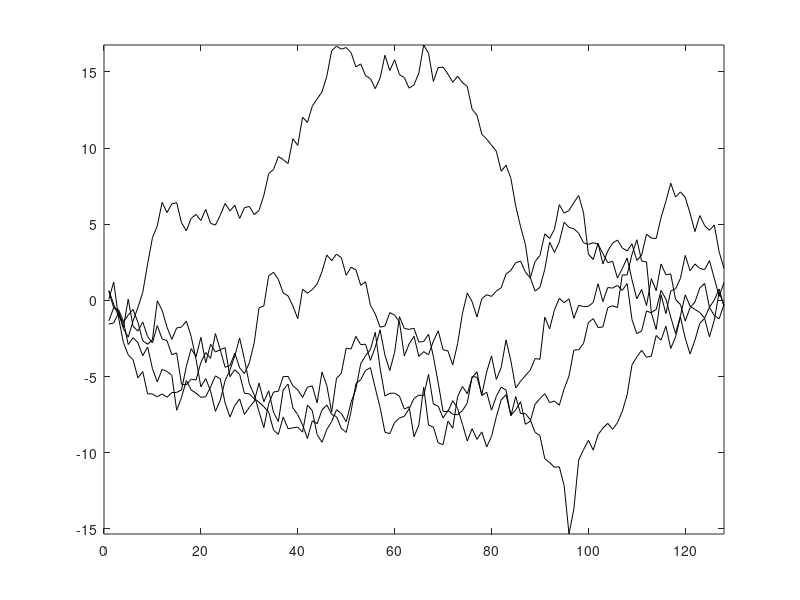
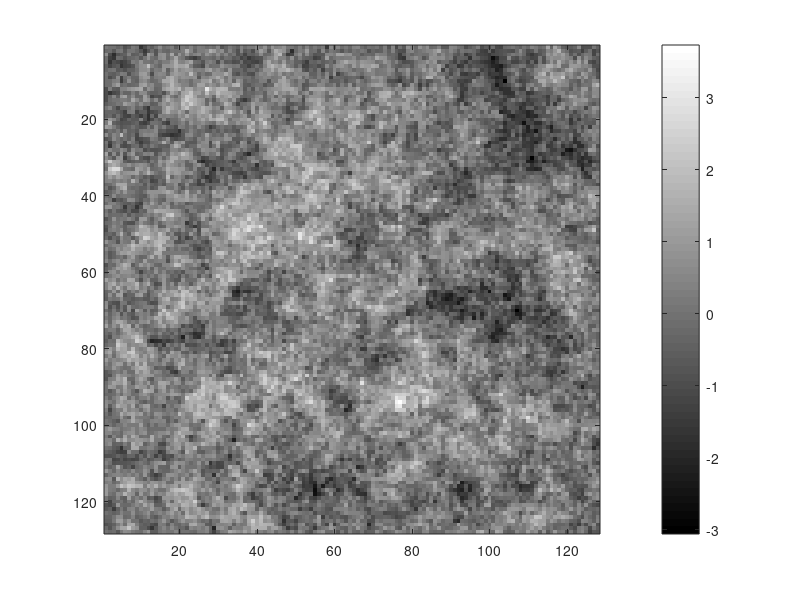

Write MATLAB code to recreate these figures, in order.
% Simulation from a 1D and 2D GMRF

%% 1D case
%  Build the A matrix corresponding to forward or backward difference
%     -x(i-1)-x(i+1)+2*x(i)
%      x(0) = x(N+1) = 0
n=128;
one_vec = ones(n,1);
L1D = spdiags([-one_vec 2*one_vec -one_vec],[-1 0 1],n,n);
R = chol(L1D);
v = randn(n,5);
% Plot iid increment samples
samps = R\v;
figure(1)
  plot(samps,'k')
  axis([0 128 min(samps(:)) max(samps(:))])

%% 2D case
%  Build the A matrix corresponding to the neighborhood relationship
%     -x(i-1,j)-x(i+1,j)-x(i,j-1)-x(i,j+1)+4*x(i) 
%      x(0,j) = x(N+1,j) = x(i,0) = x(i,N+1) = 0
nx = 128;
ny = 128;
N = nx*ny;
%  Set up matrix A. Use MATLAB's sparse storage.
Adiag = 4*ones(N,1);
Asubs = -ones(N,1);
Asubs1 = -ones(N,1);
Asuper1 = -ones(N,1);
% we must account for the zeroes in the sub and super diagonal
for i=1:ny, Asub1(i*nx) = 0; end
for i=0:ny-1, Asuper1(i*nx+1)=0; end
L2D = spdiags([Asubs,Asubs1,Adiag,Asuper1,Asubs],[-nx -1 0 1 nx],N,N);
 
v = randn(N,1);
R = chol(L2D);
samp = R\v;
figure(2)
  imagesc(reshape(samp,nx,ny)), colorbar, colormap(gray)

  
